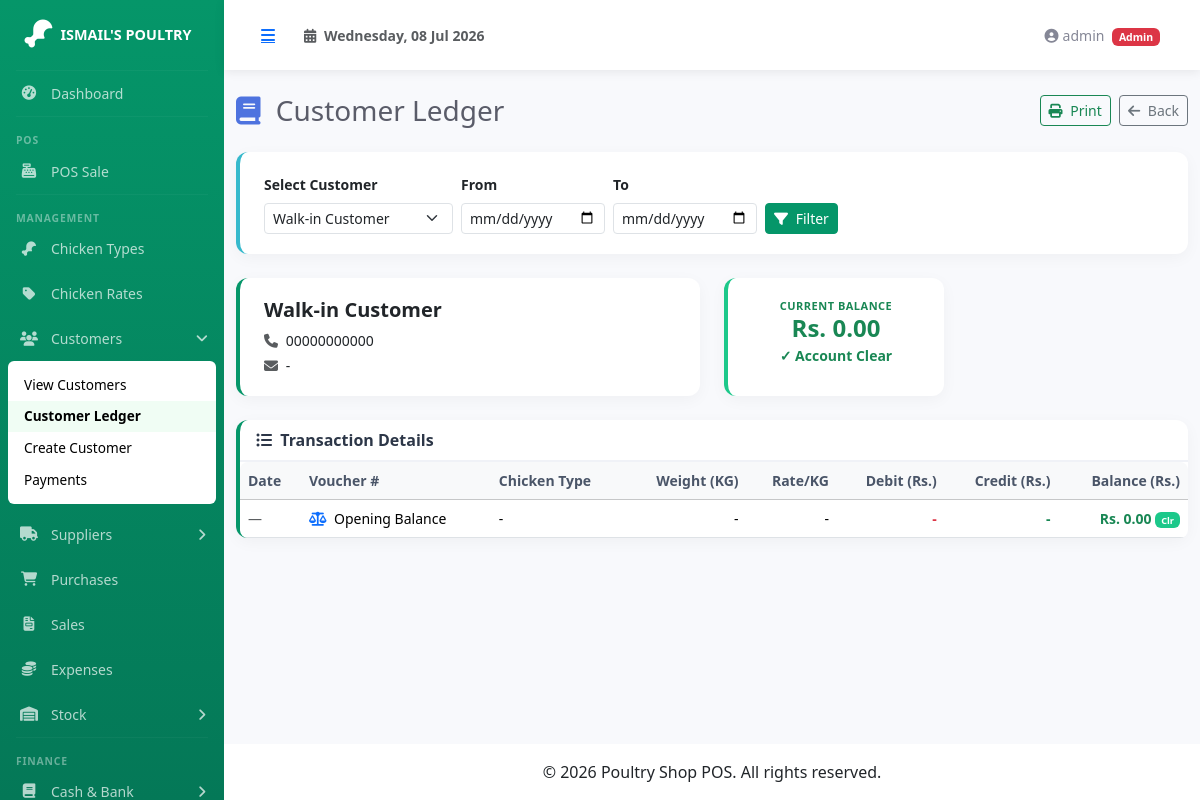
Screenshot of /pages/customers/ledger.php?id=1 (signed in) with the database file from the repository.
### tables this page shows
CREATE TABLE IF NOT EXISTS customers (
  id              INT             AUTO_INCREMENT PRIMARY KEY,
  name            VARCHAR(100)    NOT NULL,
  phone           VARCHAR(20)     DEFAULT NULL,
  email           VARCHAR(100)    DEFAULT NULL,
  address         TEXT            DEFAULT NULL,
  opening_balance DECIMAL(12,2)   NOT NULL DEFAULT 0.00,
  created_at      TIMESTAMP       DEFAULT CURRENT_TIMESTAMP
);

### includes/functions.php (called while the page is built, shortened)
<?php
function money($amount): string {
    return number_format((float)$amount, 2);
}

### pages/customers/ledger.php (the view, shortened to what this page needs)
<?php
require_once __DIR__ . '/../../includes/functions.php';
$pdo = getDB();
$customer_id = (int)($_GET['id'] ?? 0);
$from = $_GET['from'] ?? '';
$to   = $_GET['to'] ?? '';
$customers = $pdo->query("SELECT * FROM customers ORDER BY name")->fetchAll();
$customer = null;
if ($customer_id) {
    $stmt = $pdo->prepare("SELECT * FROM customers WHERE id = ?");
    $stmt->execute([$customer_id]);
    $customer = $stmt->fetch();
}
$entries = [];
$running = 0;
if ($customer) {
    $running = (float)$customer['opening_balance'];
    $entries[] = [
        'date'       => '0000-00-00',
        'sort_id'    => 0,
        'type'       => 'opening',
        'particular' => 'Opening Balance',
        'chicken_type' => '-',
        'weight'     => null,
        'rate'       => null,
        'debit'      => 0,
        'credit'     => 0,
        'balance'    => $running,
    ];
    usort($entries, function($a, $b) {
        if ($a['date'] === '0000-00-00') return -1;
        if ($b['date'] === '0000-00-00') return 1;
        if ($a['date'] !== $b['date']) return strcmp($a['date'], $b['date']);
        $order = ['payment' => 0, 'sale' => 1];
        $oa = $order[$a['type']] ?? 2;
        $ob = $order[$b['type']] ?? 2;
        if ($oa !== $ob) return $oa <=> $ob;
        return ($a['sort_id'] ?? 0) <=> ($b['sort_id'] ?? 0);
    });
    $running = 0;
    foreach ($entries as &$e) {
        if ($e['date'] === '0000-00-00') {
            $running = $e['balance'];
        } else {
            $running += $e['debit'] - $e['credit'];
            $e['balance'] = $running;
        }
    }
}
require_once __DIR__ . '/../../includes/header.php';
?>
<div class="d-sm-flex align-items-center justify-content-between mb-4">
    <h1 class="h3 mb-0 text-gray-800"><i class="fas fa-book me-2" style="color:#4e73df;"></i> Customer Ledger</h1>
    <div class="no-print">
        <button class="btn btn-outline-success btn-sm me-1" onclick="window.print()">
            <i class="fas fa-print me-1"></i> Print
        </button>
        <a href="<?= BASE_URL ?>/pages/customers/index.php" class="btn btn-outline-secondary btn-sm">
            <i class="fas fa-arrow-left me-1"></i> Back
        </a>
    </div>
</div>
<div class="card mb-4 border-start-info no-print">
    <div class="card-body">
        <form method="GET" class="row g-2 align-items-end">
            <div class="col-auto">
                <label class="form-label small fw-bold">Select Customer</label>
                <select name="id" class="form-select form-select-sm" onchange="this.form.submit()">
                    <?php foreach ($customers as $c): ?>
                    <option value="<?= $c['id'] ?>" <?= $c['id'] === $customer_id ? 'selected' : '' ?>><?= htmlspecialchars($c['name']) ?></option>
                    <?php endforeach; ?>
                </select>
            </div>
            <div class="col-auto">
                <label class="form-label small fw-bold">From</label>
                <input type="date" name="from" class="form-control form-control-sm" value="<?= $from ?>">
            </div>
            <div class="col-auto">
                <label class="form-label small fw-bold">To</label>
                <input type="date" name="to" class="form-control form-control-sm" value="<?= $to ?>">
            </div>
            <div class="col-auto">
                <button type="submit" class="btn btn-primary btn-sm"><i class="fas fa-filter me-1"></i> Filter</button>
            </div>
        </form>
    </div>
</div>
<?php if ($customer): ?>
<div class="row mb-4 no-print">
    <div class="col-md-6">
        <div class="card border-start-primary h-100">
            <div class="card-body">
                <h5 class="fw-bold"><?= htmlspecialchars($customer['name']) ?></h5>
                <p class="mb-1 small"><i class="fas fa-phone me-1 text-muted"></i> <?= htmlspecialchars($customer['phone'] ?? '-') ?></p>
                <p class="mb-0 small"><i class="fas fa-envelope me-1 text-muted"></i> <?= htmlspecialchars($customer['email'] ?? '-') ?></p>
            </div>
        </div>
    </div>
    <div class="col-md-3">
        <div class="card border-start-<?= $running > 0 ? 'danger' : 'success' ?> h-100">
            <div class="card-body text-center">
                <div class="text-xs fw-bold text-uppercase text-<?= $running > 0 ? 'danger' : 'success' ?>">Current Balance</div>
                <div class="h4 mb-0 fw-bold text-<?= $running > 0 ? 'danger' : ($running < 0 ? 'primary' : 'success') ?>">
                    Rs. <?= money(abs($running)) ?>
                </div>
                <small class="fw-bold text-<?= $running > 0 ? 'danger' : ($running < 0 ? 'primary' : 'success') ?>">
                    <?= $running > 0 ? '⚠ Amount Due' : ($running < 0 ? '✓ Advance Paid' : '✓ Account Clear') ?>
                </small>
            </div>
        </div>
    </div>
</div>
<div class="card border-start-primary">
    <div class="card-header bg-transparent d-flex justify-content-between align-items-center">
        <span><i class="fas fa-list-ul me-1"></i> Transaction Details</span>
    </div>
    <div class="card-body p-0">
        <div class="table-responsive">
            <table class="table table-hover mb-0 small">
                <thead class="table-light">
                    <tr>
                        <th>Date</th>
                        <th>Voucher #</th>
                        <th>Chicken Type</th>
                        <th class="text-end">Weight (KG)</th>
                        <th class="text-end">Rate/KG</th>
                        <th class="text-end">Debit (Rs.)</th>
                        <th class="text-end">Credit (Rs.)</th>
                        <th class="text-end">Balance (Rs.)</th>
                    </tr>
                </thead>
                <tbody>
                    <?php if (empty($entries)): ?>
                    <tr><td colspan="8" class="text-center text-muted py-4">No records found for the selected period.</td></tr>
                    <?php else: ?>
                    <?php foreach ($entries as $e): ?>
                    <tr class="<?= ($e['type'] ?? '') === 'sale' ? 'table-warning' : (($e['type'] ?? '') === 'payment' ? 'table-success' : '') ?>">
                        <td data-order="<?= $e['date'] === '0000-00-00' ? '0000-00-00' : $e['date'] ?>">
                            <?= $e['date'] === '0000-00-00' ? '<span class="text-muted">—</span>' : date('d M Y', strtotime($e['date'])) ?>
                        </td>
                        <td>
                            <?php if (($e['type'] ?? '') === 'sale'): ?>
                                <i class="fas fa-file-invoice text-warning me-1"></i>
                            <?php elseif (($e['type'] ?? '') === 'payment'): ?>
                                <i class="fas fa-money-bill-wave text-success me-1"></i>
                            <?php else: ?>
                                <i class="fas fa-balance-scale text-primary me-1"></i>
                            <?php endif; ?>
                            <?= $e['particular'] ?>
                        </td>
                        <td><?= htmlspecialchars($e['chicken_type'] ?? '-') ?></td>
                        <td class="text-end"><?= $e['weight'] !== null ? number_format($e['weight'], 3) : '-' ?></td>
                        <td class="text-end"><?= $e['rate'] !== null ? 'Rs. ' . money($e['rate']) : '-' ?></td>
                        <td class="text-end text-danger fw-bold"><?= $e['debit'] > 0 ? 'Rs. ' . money($e['debit']) : '-' ?></td>
                        <td class="text-end text-success fw-bold"><?= $e['credit'] > 0 ? 'Rs. ' . money($e['credit']) : '-' ?></td>
                        <td class="text-end fw-bold <?= ($e['balance'] ?? 0) > 0 ? 'text-danger' : (($e['balance'] ?? 0) < 0 ? 'text-primary' : 'text-success') ?>">
                            Rs. <?= money(abs($e['balance'] ?? 0)) ?>
                            <small>
                            <?php if (($e['balance'] ?? 0) > 0): ?>
                                <span class="badge bg-danger">Due</span>
                            <?php elseif (($e['balance'] ?? 0) < 0): ?>
                                <span class="badge bg-primary">Adv</span>
                            <?php else: ?>
                                <span class="badge bg-success">Clr</span>
                            <?php endif; ?>
                            </small>
                        </td>
                    </tr>
                    <?php endforeach; ?>
                    <?php endif; ?>
                </tbody>
            </table>
        </div>
    </div>
</div>
<?php elseif ($customer_id): ?>
<div class="alert alert-danger">Customer not found.</div>
<?php endif; ?>
<?php require_once __DIR__ . '/../../includes/footer.php'; ?>

### assets/css/sb-admin-custom.css (style rules this page uses)
:root { --primary: #059669; --primary-dark: #047857; --primary-light: #10b981; --primary-50: #ecfdf5; --sidebar-width: 224px; }
* { margin: 0; padding: 0; box-sizing: border-box; }
body { background-color: #f8f9fc; font-family: 'Segoe UI', Tahoma, Geneva, Verdana, sans-serif; }
.card { border: none; border-radius: 0.5rem; box-shadow: 0 0.15rem 1.75rem 0 rgba(58, 59, 69, 0.1); }
.card-header { background-color: #f8f9fc; border-bottom: 1px solid #e3e6f0; font-weight: 600; }
.border-start-primary { border-left: 0.25rem solid var(--primary) !important; }
.border-start-success { border-left: 0.25rem solid #1cc88a !important; }
.border-start-info { border-left: 0.25rem solid #36b9cc !important; }
.text-gray-800 { color: #5a5c69 !important; }
.btn-primary { background-color: var(--primary); border-color: var(--primary); }
.table-responsive { border-radius: 0.5rem; }
.badge.bg-success { background-color: #1cc88a !important; }

### pages/customers/ledger.php (style rules this page uses)
.card { border: none; border-radius: 12px; box-shadow: 0 4px 16px rgba(0,0,0,0.04); }
.card-header { background: transparent; border-bottom: 2px solid #f0f2f7; font-weight: 700; color: #2d3748; }
.card-body { padding: 20px 24px; }
.table th { font-weight: 700; color: #4a5568; border-top: none; }
.table td { vertical-align: middle; }
.border-start-primary { border-left: 4px solid #4e73df; }
.border-start-success { border-left: 4px solid #1cc88a; }
.border-start-info { border-left: 4px solid #36b9cc; }
.text-xs { font-size: 11px; letter-spacing: 0.5px; }

### rows the page displays
customers: name "Walk-in Customer", phone "00000000000", email "-"

### other values shown
$_SESSION['user_name'] "admin"
$_SESSION['user_role'] "Admin"
money(abs($running)) "0.00"
$e['particular'] "Opening Balance"
$e['chicken_type'] "-"
money(abs($e['balance'] ?? 0)) "0.00"
form field id "Walk-in Customer"
